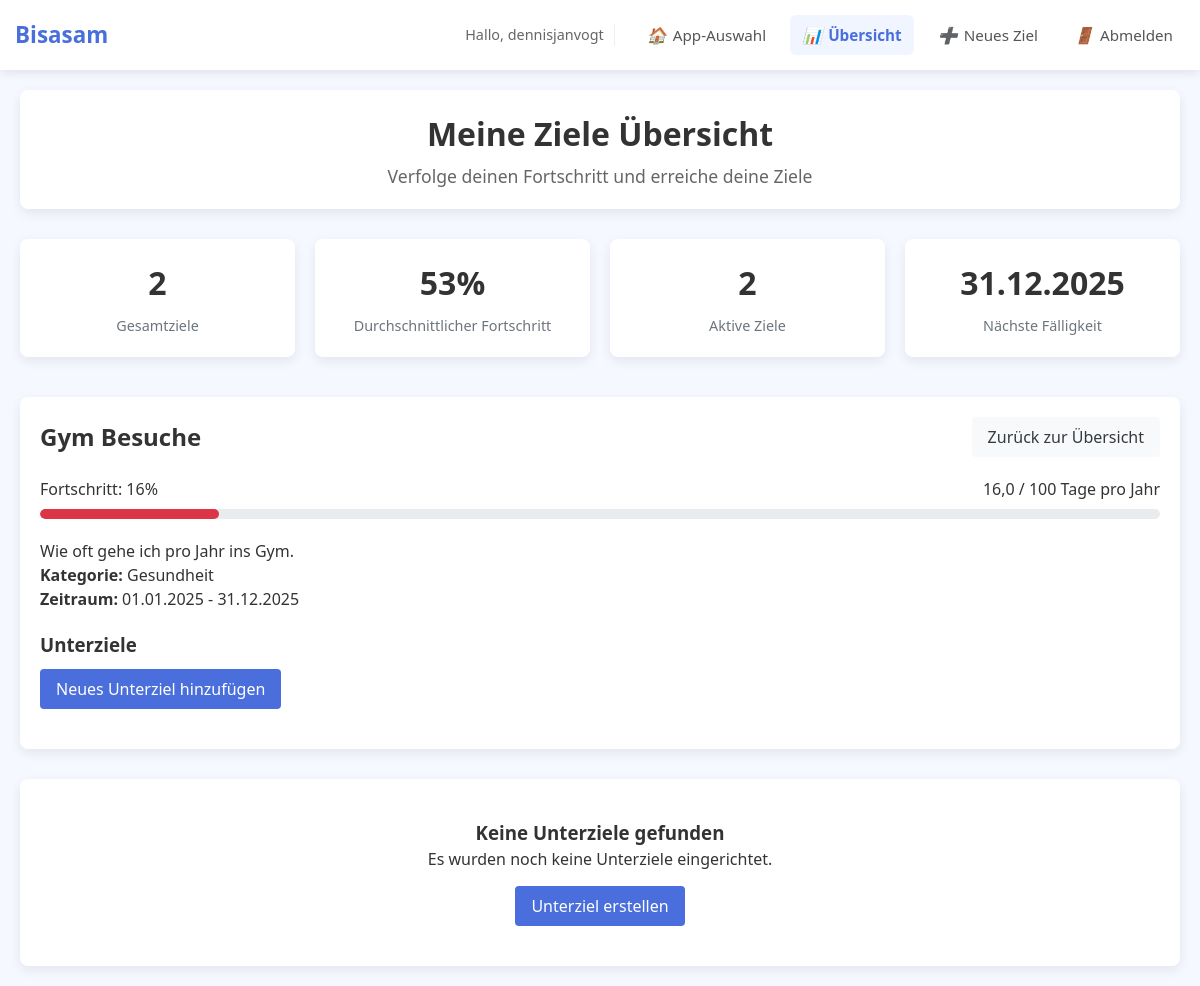
Before: /tracking/?parent_id=1 (signed in) with the older database file.
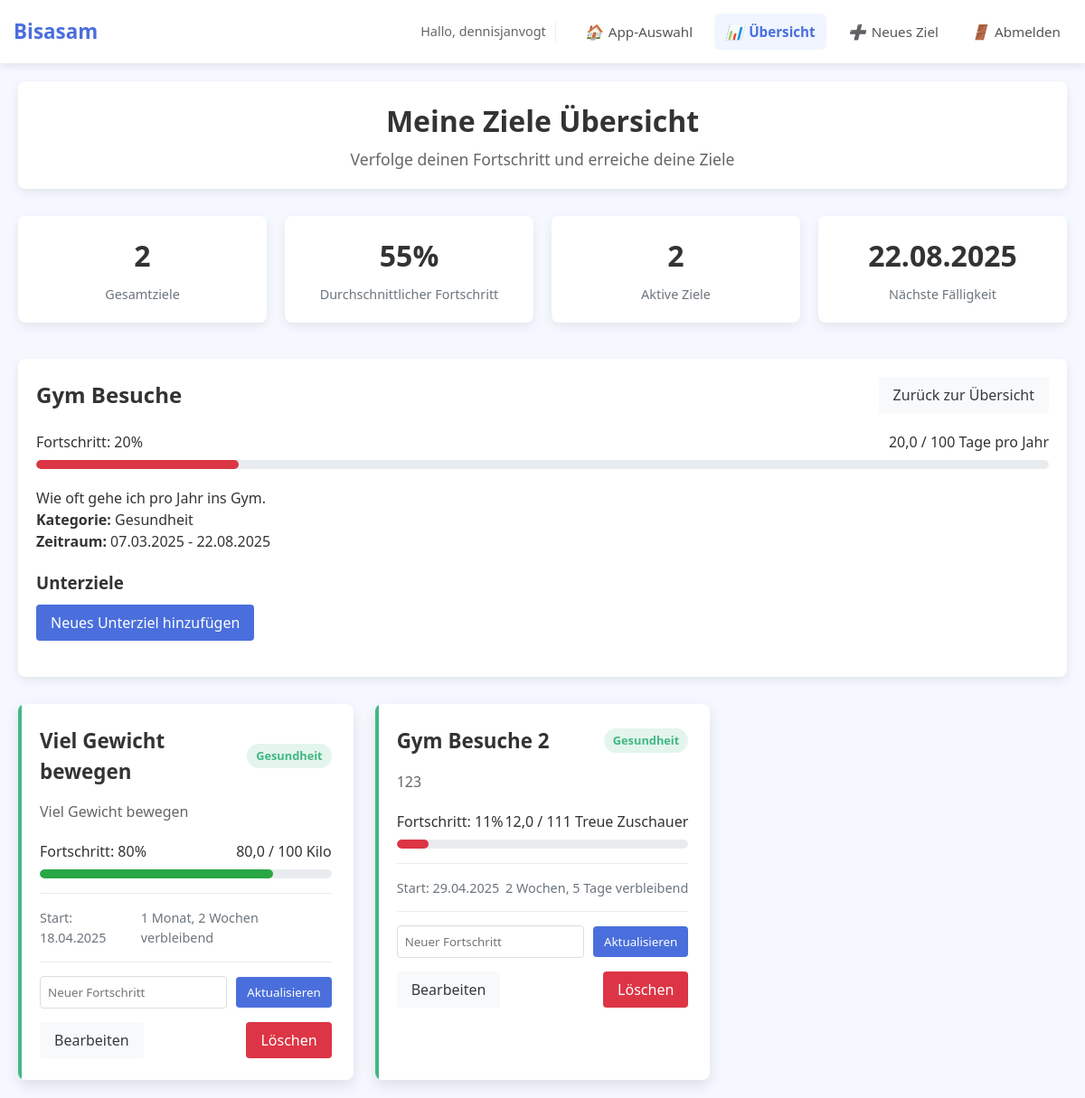
After: the same page with the newer database file.
### tracking/models.py (models this page shows, shortened)
class Goal(models.Model):
    KATEGORIEN = [
        ('Gesundheit', 'Gesundheit'),
        ('Finanzen', 'Finanzen'),
        ('Karriere', 'Karriere'),
        ('Lernen', 'Lernen'),
        ('Sonstiges', 'Sonstiges')
    ]
    user = models.ForeignKey(User, on_delete=models.CASCADE, related_name='goals')
    parent = models.ForeignKey('self', on_delete=models.CASCADE, null=True, blank=True, related_name='subtasks')
    definition = models.CharField(max_length=50)
    description = models.CharField(max_length=150)
    ziel_wert = models.IntegerField()
    fortschritt = models.FloatField()
    einheit = models.CharField(max_length=20)
    start = models.DateField()
    end = models.DateField()
    kategorie = models.CharField(choices=KATEGORIEN)
    is_parent_goal = models.BooleanField(default=False)
    auto_calculate = models.BooleanField(default=False, help_text="Fortschritt automatisch aus Unterzielen berechnen")

### tracking/views.py (the view)
# urls.py: path('', views.goals_view, name='goals'),
@login_required
def goals_view(request):
    today = timezone.now().date()
    parent_goals = Goal.objects.filter(user=request.user, parent__isnull=True)
    selected_goal_id = request.GET.get('parent_id')
    selected_goal = None
    subtasks = None
    if selected_goal_id:
        try:
            selected_goal = Goal.objects.get(id=selected_goal_id, user=request.user)
            subtasks = Goal.objects.filter(parent=selected_goal)
        except Goal.DoesNotExist:
            pass
    parent_goals_with_progress = parent_goals.annotate(
        progress_percent=ExpressionWrapper(
            (F('fortschritt') * 100.0) / F('ziel_wert'),
            output_field=FloatField()
        )
    )
    if subtasks:
        subtasks = subtasks.annotate(
            progress_percent=ExpressionWrapper(
                (F('fortschritt') * 100.0) / F('ziel_wert'),
                output_field=FloatField()
            )
        )
    avg_progress = parent_goals_with_progress.aggregate(avg=Avg('progress_percent'))['avg'] or 0
    active_goals = parent_goals.filter(end__gte=today).count()
    nearest_deadline_goal = parent_goals.filter(end__gte=today).order_by('end').first()
    nearest_deadline = nearest_deadline_goal.end if nearest_deadline_goal else None
    context = {
        'goals': parent_goals_with_progress,
        'avg_progress': avg_progress,
        'active_goals': active_goals,
        'nearest_deadline': nearest_deadline,
        'today': today,
        'selected_goal': selected_goal,
        'subtasks': subtasks,
    }
    return render(request, 'tracking/home.html', context)

### tracking/templates/tracking/home.html (shortened to what this page needs)
{% extends 'tracking/base.html' %}
{% load static %}
{% block content %}
<div class="header">
    <h1>Meine Ziele Übersicht</h1>
    <p>Verfolge deinen Fortschritt und erreiche deine Ziele</p>
</div>
<div class="statistic-cards">
    <div class="stat-card">
        <div class="stat-value" id="total-goals">{{ goals|length }}</div>
        <div class="stat-label">Gesamtziele</div>
    </div>
    <div class="stat-card">
        <div class="stat-value" id="completed-goals">{{ avg_progress|floatformat:0 }}%</div>
        <div class="stat-label">Durchschnittlicher Fortschritt</div>
    </div>
    <div class="stat-card">
        <div class="stat-value" id="active-goals">{{ active_goals }}</div>
        <div class="stat-label">Aktive Ziele</div>
    </div>
    <div class="stat-card">
        <div class="stat-value" id="nearest-deadline">
            {% if nearest_deadline %}
                {{ nearest_deadline|date:"d.m.Y" }}
            {% else %}
                -
            {% endif %}
        </div>
        <div class="stat-label">Nächste Fälligkeit</div>
    </div>
</div>
{% if selected_goal %}
<div class="selected-goal-info" style="margin-bottom: 30px; background: white; border-radius: 8px; padding: 20px; box-shadow: 0 4px 12px rgba(0, 0, 0, 0.08);">
    <div style="display: flex; justify-content: space-between; align-items: center; margin-bottom: 20px;">
        <h2>{{ selected_goal.definition }}</h2>
        <a href="{% url 'goals' %}" class="btn btn-light">Zurück zur Übersicht</a>
    </div>
    <div class="progress-container" style="margin-bottom: 20px;">
        <div class="progress-stats">
            {% with progress_percent=selected_goal.fortschritt|floatformat:0|default:"0" %}
            <span class="progress-text">Fortschritt: {{ progress_percent }}%</span>
            <span>{{ selected_goal.fortschritt }} / {{ selected_goal.ziel_wert }} {{ selected_goal.einheit }}</span>
            {% endwith %}
        </div>
        <div class="progress-bar">
            <div class="progress-fill" style="width: {{ selected_goal.fortschritt|floatformat:0 }}%;"></div>
        </div>
    </div>
    <div style="margin-bottom: 20px;">
        <p>{{ selected_goal.description }}</p>
        <p><strong>Kategorie:</strong> {{ selected_goal.kategorie }}</p>
        <p><strong>Zeitraum:</strong> {{ selected_goal.start|date:"d.m.Y" }} - {{ selected_goal.end|date:"d.m.Y" }}</p>
    </div>
    <div style="margin-bottom: 20px;">
        <h3>Unterziele</h3>
        <a href="{% url 'add_goal' %}?parent_id={{ selected_goal.id }}" class="btn btn-primary" style="margin-top: 10px;">
            Neues Unterziel hinzufügen
        </a>
    </div>
</div>
<div class="goals-container" id="goals-container">
    {% for goal in subtasks %}
    <div class="goal-card {{ goal.kategorie }}" data-category="{{ goal.kategorie }}">
        <div class="goal-header">
            <h3 class="goal-title">{{ goal.definition }}</h3>
            <span class="category-badge {{ goal.kategorie }}">{{ goal.kategorie }}</span>
        </div>
        <p class="goal-desc">{{ goal.description }}</p>
        <div class="progress-container">
            <div class="progress-stats">
                {% with progress_percent=goal.progress_percent|floatformat:0 %}
                <span class="progress-text">Fortschritt: {{ progress_percent }}%</span>
                <span>{{ goal.fortschritt }} / {{ goal.ziel_wert }} {{ goal.einheit }}</span>
                {% endwith %}
            </div>
            <div class="progress-bar">
                <div class="progress-fill" style="width: {{ goal.progress_percent|floatformat:0 }}%"></div>
            </div>
        </div>
        <div class="timeframe">
            <span>Start: {{ goal.start|date:"d.m.Y" }}</span>
            <span>
                {% with days_remaining=goal.end|timeuntil:today %}
                {% if goal.end < today %}
                    <span style="color: var(--danger);">Abgelaufen</span>
                {% elif goal.end == today %}
                    <span style="color: var(--warning);">Heute fällig</span>
                {% else %}
                    {{ days_remaining }} verbleibend
                {% endif %}
                {% endwith %}
            </span>
        </div>
        {% if not goal.auto_calculate %}
        <form method="post" action="{% url 'update_progress' goal.id %}" class="update-progress-form" style="margin-top: 15px; padding-top: 15px; border-top: 1px solid #e9ecef;">
            <div style="display: flex; gap: 10px; align-items: center;">
                <input type="number" name="fortschritt" step="0.01" min="0" max="{{ goal.ziel_wert }}" value="{{ goal.fortschritt }}" placeholder="Neuer Fortschritt"
                       style="flex: 1; padding: 8px; border: 1px solid #ddd; border-radius: 4px;">
                <button type="submit" style="background-color: var(--primary); color: white; border: none; border-radius: 4px; padding: 8px 12px; cursor: pointer;">
                    Aktualisieren
                </button>
            </div>
        </form>
        {% else %}
        <div style="margin-top: 15px; padding-top: 15px; border-top: 1px solid #e9ecef; color: #6c757d; font-style: italic;">
            Fortschritt wird automatisch berechnet
        </div>
        {% endif %}
        <div style="display: flex; justify-content: space-between; margin-top: 15px;">
            <a href="{% url 'update_goal' goal.id %}" class="btn btn-light">
                Bearbeiten
            </a>
            <a href="{% url 'delete_goal' goal.id %}" class="btn btn-danger">
                Löschen
            </a>
        </div>
    </div>
    {% empty %}
    <div class="no-goals">
        <h3>Keine Unterziele gefunden</h3>
        <p>Es wurden noch keine Unterziele eingerichtet.</p>
        <a href="{% url 'add_goal' %}?parent_id={{ selected_goal.id }}" class="btn btn-primary" style="margin-top: 15px;">Unterziel erstellen</a>
    </div>
    {% endfor %}
</div>
{% endif %}
{% endblock %}

### tracking/templates/tracking/base.html (shortened to what this page needs)
{% load static %}
<!DOCTYPE html>
<html lang="de">
<head>
</head>
<body>
    {% include 'tracking/navbar.html' %}
    <div class="container">
        {% block content %}{% endblock %}
    </div>
</body>
</html>

### tracking/templates/tracking/navbar.html
{% extends 'home/base_navbar.html' %}
{% block app_specific_nav %}
    <a href="{% url 'goals' %}" class="nav-link {% if request.resolver_match.url_name == 'goals' %}active{% endif %}">
        <i class="nav-icon">📊</i>Übersicht
    </a>
    <a href="{% url 'add_goal' %}" class="nav-link {% if request.resolver_match.url_name == 'add_goal' %}active{% endif %}">
        <i class="nav-icon">➕</i>Neues Ziel
    </a>
{% endblock %}

### home/templates/home/base_navbar.html (shortened to what this page needs)
<nav class="main-nav">
    <div class="nav-container">
        <div class="nav-brand">
            <a href="{% url 'landing_page' %}">Bisasam</a>
        </div>
        <div class="nav-links">
            {% if user.is_authenticated %}
                <div class="user-greeting">
                    <span>Hallo, {{ user.username }}</span>
                </div>
                <div class="nav-actions">
                    <a href="{% url 'landing_page' %}" class="nav-link">
                        <i class="nav-icon">🏠</i>App-Auswahl
                    </a>
                    {% block app_specific_nav %}{% endblock %}
                    <form action="{% url 'logout' %}" method="post" class="logout-form">
                        <button type="submit" class="logout-btn">
                            <i class="nav-icon">🚪</i>Abmelden
                        </button>
                    </form>
                </div>
            {% endif %}
        </div>
    </div>
</nav>

### tracking/templates/tracking/base.html (style rules this page uses)
:root { --primary: #4a6fdc; --success: #28a745; --warning: #ffc107; --danger: #dc3545; --light: #f8f9fa; --dark: #343a40; --health: #42b883; --finance: #f1c40f; --career: #9b59b6; --learning: #e74c3c; --other: #7f8c8d; }
* { margin: 0; padding: 0; box-sizing: border-box; font-family: 'Segoe UI', Tahoma, Geneva, Verdana, sans-serif; }
body { background-color: #f5f8ff; color: #333; padding: 0; margin: 0; font-size: 16px; line-height: 1.5; }
.container { width: 100%; max-width: 1200px; margin: 0 auto; padding: 15px; }
.header { text-align: center; margin-bottom: 30px; padding: 20px 15px; background-color: white; border-radius: 8px; box-shadow: 0 4px 12px rgba(0, 0, 0, 0.08); position: relative; }
.header h1 { font-size: 1.6rem; margin-bottom: 5px; }
.header p { color: #666; font-size: 0.95rem; }
@media (min-width: 768px) { .header h1 { font-size: 2rem; } }
@media (min-width: 768px) { .header p { font-size: 1.1rem; } }
@media (min-width: 768px) { .container { padding: 20px; } }

### tracking/templates/tracking/home.html (style rules this page uses)
.goals-container { display: grid; grid-template-columns: repeat(auto-fill, minmax(360px, 1fr)); gap: 24px; }
.goal-card { background: white; border-radius: 8px; padding: 24px; box-shadow: 0 6px 16px rgba(0, 0, 0, 0.1); transition: transform 0.3s ease; position: relative; overflow: hidden; }
.goal-card::before { content: ''; position: absolute; top: 0; left: 0; width: 4px; height: 100%; }
.goal-card.Gesundheit::before { background-color: var(--health); }
.goal-header { display: flex; justify-content: space-between; align-items: center; margin-bottom: 16px; }
.goal-title { font-size: 1.4rem; font-weight: 700; color: #333; }
.category-badge { padding: 4px 10px; border-radius: 20px; font-size: 0.8rem; font-weight: 600; }
.category-badge.Gesundheit { background-color: rgba(66, 184, 131, 0.15); color: var(--health); }
.goal-desc { margin-bottom: 20px; color: #666; }
.progress-container { margin-bottom: 16px; }
.progress-stats { display: flex; justify-content: space-between; margin-bottom: 8px; }
.progress-bar { height: 10px; background-color: #e9ecef; border-radius: 5px; overflow: hidden; }
.progress-fill { height: 100%; border-radius: 5px; transition: width 0.5s ease; background-color: var(--success); }
.timeframe { display: flex; align-items: center; justify-content: space-between; padding-top: 16px; border-top: 1px solid #e9ecef; color: #6c757d; font-size: 0.9rem; }
.statistic-cards { display: grid; grid-template-columns: repeat(auto-fit, minmax(240px, 1fr)); gap: 20px; margin-bottom: 40px; }
.stat-card { background: white; border-radius: 8px; padding: 20px; box-shadow: 0 4px 12px rgba(0, 0, 0, 0.08); text-align: center; }
.stat-value { font-size: 2rem; font-weight: 700; margin-bottom: 8px; }
.stat-label { color: #6c757d; font-size: 0.9rem; }
.btn { display: inline-block; text-decoration: none; padding: 8px 16px; border-radius: 4px; font-weight: 500; transition: all 0.3s ease; }
.btn-primary { background-color: var(--primary); color: white; }
.btn-light { background-color: var(--light); color: var(--dark); }
.btn-danger { background-color: var(--danger); color: white; }

### home/templates/home/base_navbar.html (style rules this page uses)
.main-nav { background-color: #fff; box-shadow: 0 2px 10px rgba(0,0,0,0.1); padding: 15px 0; position: sticky; top: 0; z-index: 1000; }
.nav-container { max-width: 1200px; margin: 0 auto; display: flex; flex-wrap: wrap; justify-content: space-between; align-items: center; padding: 0 15px; }
.nav-brand { font-size: 1.4rem; font-weight: bold; }
.nav-brand a { text-decoration: none; color: var(--primary); transition: color 0.3s ease; }
.nav-links { display: flex; flex-wrap: wrap; align-items: center; gap: 20px; }
.user-greeting { color: #666; font-size: 0.9rem; padding-right: 10px; border-right: 1px solid #eee; }
.nav-actions { display: flex; gap: 12px; align-items: center; }
.nav-link { text-decoration: none; color: #555; font-weight: 500; font-size: 0.95rem; padding: 8px 12px; border-radius: 6px; transition: all 0.2s ease; display: flex; align-items: center; gap: 6px; }
.nav-link.active { background-color: #f0f5ff; color: var(--primary); font-weight: 600; }
.nav-icon { font-size: 1rem; }
.logout-form { margin: 0; }
.logout-btn { background-color: transparent; border: none; color: #555; font-weight: 500; font-size: 0.95rem; padding: 8px 12px; border-radius: 6px; cursor: pointer; transition: all 0.2s ease; display: flex; align-items: center; gap: 6px; }

Changed rows visible on the page:
changed Goal "Gym Besuche": end "31.12.2025" → "22.08.2025"; fortschritt "16,0" → "20,0"; start "01.01.2025" → "07.03.2025"
added Goal: definition "Viel Gewicht bewegen", kategorie "Gesundheit", description "Viel Gewicht bewegen", goal "80", fortschritt "80,0", ziel_wert "100", einheit "Kilo", start "18.04.2025", goal "1 Monat, 2 Wochen"
added Goal: definition "Gym Besuche 2", kategorie "Gesundheit", description "123", goal "11", fortschritt "12,0", ziel_wert "111", einheit "Treue Zuschauer", start "29.04.2025", goal "2 Wochen, 5 Tage"
Other visible differences:
{{ avg_progress|floatformat:0 }}: "53" → "55"
{{ progress_percent }}: "16" → "20"
text no longer shown: "Keine Unterziele gefunden Es wurden noch keine Unterziele eingerichtet. Unterziel erstellen"
